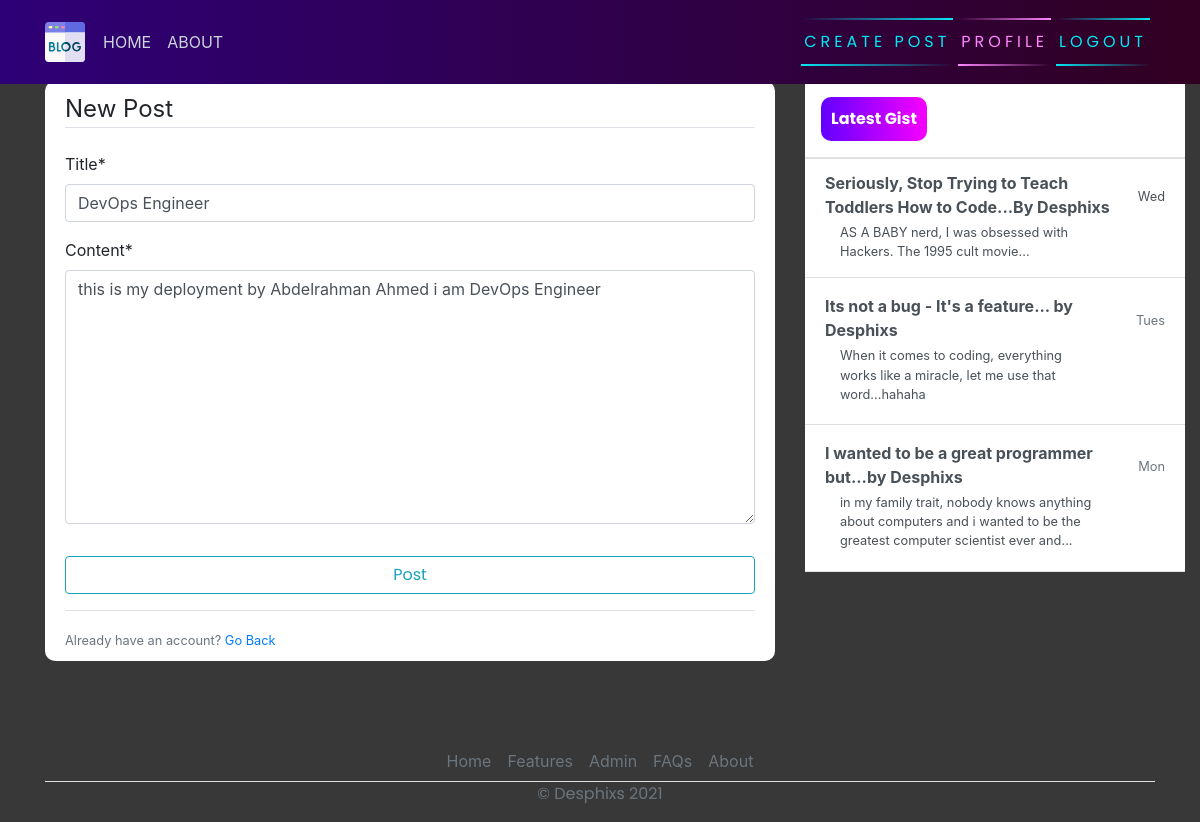
The page /post/30/update (signed in) on the database its author committed.
### blog/models.py (models this page shows, shortened)
class Post(models.Model):
    title = models.CharField(max_length=200)
    content = models.TextField()
    date_posted = models.DateTimeField(default=timezone.now)
    author = models.ForeignKey(User, on_delete=models.CASCADE)

### blog/views.py (the view, shortened to what this page needs)
# urls.py: path('post/<int:pk>/update', PostUpdateView.as_view(), name="blog-update"),
class PostUpdateView(LoginRequiredMixin, UserPassesTestMixin, UpdateView):
    model = Post
    fields = ['title', 'content']
    def test_func(self):
        post = self.get_object()
        if self.request.user == post.author:
            return True
        return False

### blog/templates/blog/post_form.html (shortened to what this page needs)
{% extends 'blog/base.html' %}
{% load crispy_forms_tags %}
{% block content %}
    <div class="content-section">
        <form action="" method="post">
            <fieldset class="form-group">
                <legend class="border-bottom mb-4">New Post</legend>
                {{ form|crispy }}
            </fieldset>
            <div class="form-group">
                <button class="btn btn-outline-info" type="submit">Post</button>
            </div>
        </form>
        <div class="border-top pt-3">
            <small class="text-muted">Already have an account? <a href="{% url 'blog-home' %}">Go Back</a></small>
        </div>
    </div>
{% endblock content %}

### blog/static/blog/main.css (style rules this page uses)
body { background-color: rgb(56, 56, 56); margin-top: 5rem; background-size: contain; background-repeat: no-repeat; }
.content-section { background: #ffffff; padding: 10px 20px; border-radius: 10px; margin-bottom: 20px; }
button { font-family: 'Poppins', sans-serif; border: none; outline: 0; display: inline-block; padding: 8px; color: white; background-color: #000; text-align: center; cursor: pointer; width: 100%; font-size: 18px; transition: 1s; background: linear-gradient(270deg, rgb(247, 0, 255) 0%, rgb(98, 0, 255) 100%); }

### rows shown on the page
Post: title "DevOps Engineer", content "this is my deployment by Abdelrahman Ahmed i am DevOps Engineer"
